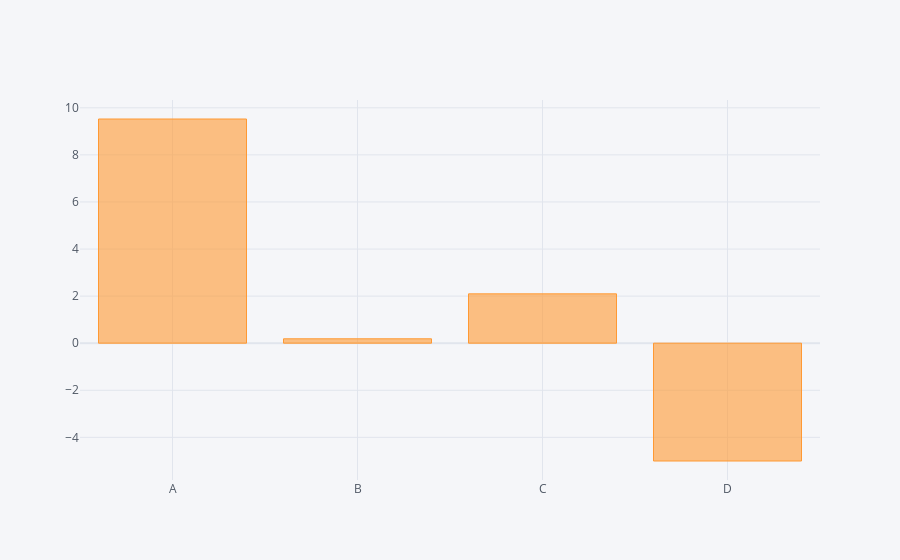

Notebook code cell kept with this figure:
### Code cell
df.sum().iplot(kind = 'bar')

### Figure 1 — Plotly figure (JSON) as saved in the notebook; plotly's stock layout.template omitted (floating-point values rounded to 4 significant figures)
{"data": [{"marker": {"color": "rgba(255, 153, 51, 0.6)", "line": {"color": "rgba(255, 153, 51, 1.0)", "width": 1}}, "name": "None", "orientation": "v", "text": "", "type": "bar", "x": ["A", "B", "C", "D"], "y": [9.525, 0.186, 2.096, -5.006]}], "layout": {"legend": {"bgcolor": "#F5F6F9", "font": {"color": "#4D5663"}}, "paper_bgcolor": "#F5F6F9", "plot_bgcolor": "#F5F6F9", "title": {"font": {"color": "#4D5663"}}, "xaxis": {"gridcolor": "#E1E5ED", "showgrid": true, "tickfont": {"color": "#4D5663"}, "title": {"font": {"color": "#4D5663"}, "text": ""}, "zerolinecolor": "#E1E5ED"}, "yaxis": {"gridcolor": "#E1E5ED", "showgrid": true, "tickfont": {"color": "#4D5663"}, "title": {"font": {"color": "#4D5663"}, "text": ""}, "zerolinecolor": "#E1E5ED"}}}
